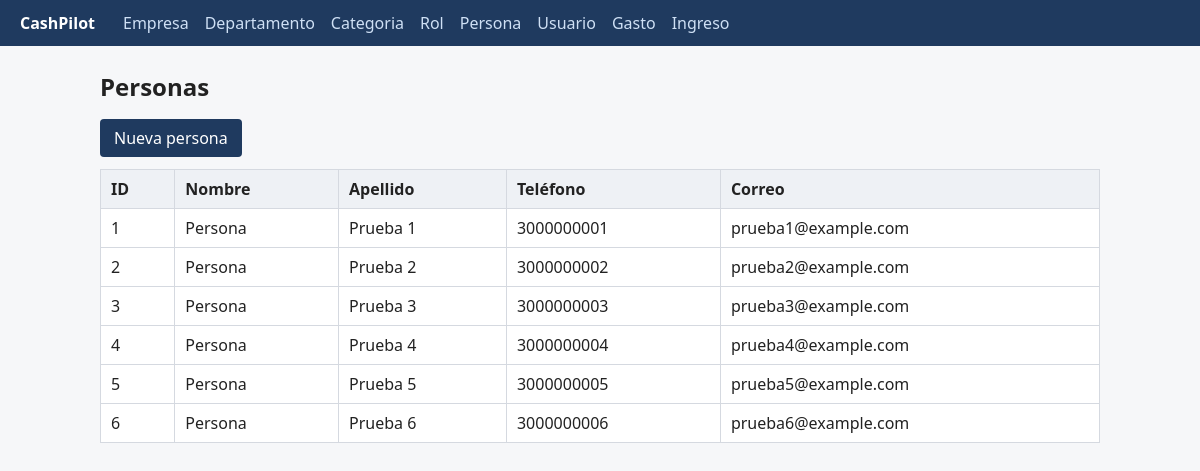
Page /persona on the committed database.
### tables this page shows
CREATE TABLE persona (
    id_persona INT          NOT NULL AUTO_INCREMENT,
    nombre     VARCHAR(60)  NOT NULL,
    apellido   VARCHAR(60)  NOT NULL,
    telefono   VARCHAR(20)  NULL,
    correo     VARCHAR(120) NULL,
    PRIMARY KEY (id_persona),
    UNIQUE KEY uq_persona_correo (correo)
);

### app/controllers/personaController.php (called while the page is built, shortened)
<?php
require_once __DIR__ . "/../models/persona.php";
class PersonaController
{
    public function index()
    {
        try {
            $personaModel = new PersonaModel();
            $personas = $personaModel->getAll();
            require __DIR__ . "/../views/persona/index.php";
        } catch (PDOException $e) {
            mostrarError("las personas", $e);
        }
    }
}

### config/helpers.php (called while the page is built, shortened)
<?php
function e($valor)
{
    return htmlspecialchars((string) ($valor ?? ''), ENT_QUOTES, 'UTF-8');
}
function url($ruta = '')
{
    return BASE_PATH . $ruta;
}

### config/Database.php (called while the page is built, shortened)
<?php
class Database
{
    private $host;
    private $port;
    private $nombredb;
    private $user;
    private $password;
    public function __construct()
    {
        $env = parse_ini_file(__DIR__ . "/../.env");
        $this->host     = $env['DB_HOST'];
        $this->port     = $env['DB_PORT'];
        $this->nombredb = $env['DB_NAME'];
        $this->user     = $env['DB_USER'];
        $this->password = $env['DB_PASSWORD'];
    }
    public function connect()
    {
        $dsn = "mysql:host={$this->host};port={$this->port};dbname={$this->nombredb};charset=utf8mb4";
        $this->connection = new PDO($dsn, $this->user, $this->password);
        $this->connection->setAttribute(PDO::ATTR_ERRMODE, PDO::ERRMODE_EXCEPTION);
        return $this->connection;
    }
}

### app/models/persona.php (called while the page is built, shortened)
<?php
require_once __DIR__ . "/../../config/Database.php";
class PersonaModel
{
    private $connection;
    public function __construct()
    {
        $database = new Database();
        $this->connection = $database->connect();
    }
    public function getAll()
    {
        $sql = "SELECT id_persona, nombre, apellido, telefono, correo
                FROM persona
                ORDER BY apellido, nombre";
        $consulta = $this->connection->query($sql);
        return $consulta->fetchAll(PDO::FETCH_ASSOC);
    }
}

### app/views/persona/index.php (the view)
<h1>Personas</h1>
<p class="acciones"><a class="boton" href="<?= url('/persona/crear') ?>">Nueva persona</a></p>
<?php if (!empty($personas)) : ?>
    <table>
        <tr><th>ID</th><th>Nombre</th><th>Apellido</th><th>Teléfono</th><th>Correo</th></tr>
        <?php foreach ($personas as $persona) : ?>
            <tr>
                <td><?= e($persona['id_persona']) ?></td>
                <td><?= e($persona['nombre']) ?></td>
                <td><?= e($persona['apellido']) ?></td>
                <td><?= e($persona['telefono']) ?></td>
                <td><?= e($persona['correo']) ?></td>
            </tr>
        <?php endforeach; ?>
    </table>
<?php else : ?>
    <p>No hay personas para mostrar.</p>
<?php endif; ?>

### public/estilos.css (style rules this page uses)
body { font-family: system-ui, Arial, sans-serif; margin: 0; color: #222; background: #f6f7f9; }
h1 { font-size: 1.5rem; }
table { border-collapse: collapse; width: 100%; background: #fff; }
th, td { border: 1px solid #d5d9e0; padding: 8px 10px; text-align: left; }
th { background: #eef1f5; }
.acciones { margin: 12px 0; }
.boton { display: inline-block; background: #1f3a5f; color: #fff; padding: 8px 14px; border: 0; border-radius: 4px; text-decoration: none; cursor: pointer; font-size: 1rem; }

### rows in the picture
persona: id_persona "1", nombre "Persona", apellido "Prueba 1", telefono "3000000001", correo "prueba1@example.com"
persona: id_persona "2", nombre "Persona", apellido "Prueba 2", telefono "3000000002", correo "prueba2@example.com"
persona: id_persona "3", nombre "Persona", apellido "Prueba 3", telefono "3000000003", correo "prueba3@example.com"
persona: id_persona "4", nombre "Persona", apellido "Prueba 4", telefono "3000000004", correo "prueba4@example.com"
persona: id_persona "5", nombre "Persona", apellido "Prueba 5", telefono "3000000005", correo "prueba5@example.com"
persona: id_persona "6", nombre "Persona", apellido "Prueba 6", telefono "3000000006", correo "prueba6@example.com"

### other values in the picture
$nombre "Empresa"
$nombre "Departamento"
$nombre "Categoria"
$nombre "Rol"
$nombre "Persona"
$nombre "Usuario"
$nombre "Gasto"
$nombre "Ingreso"
